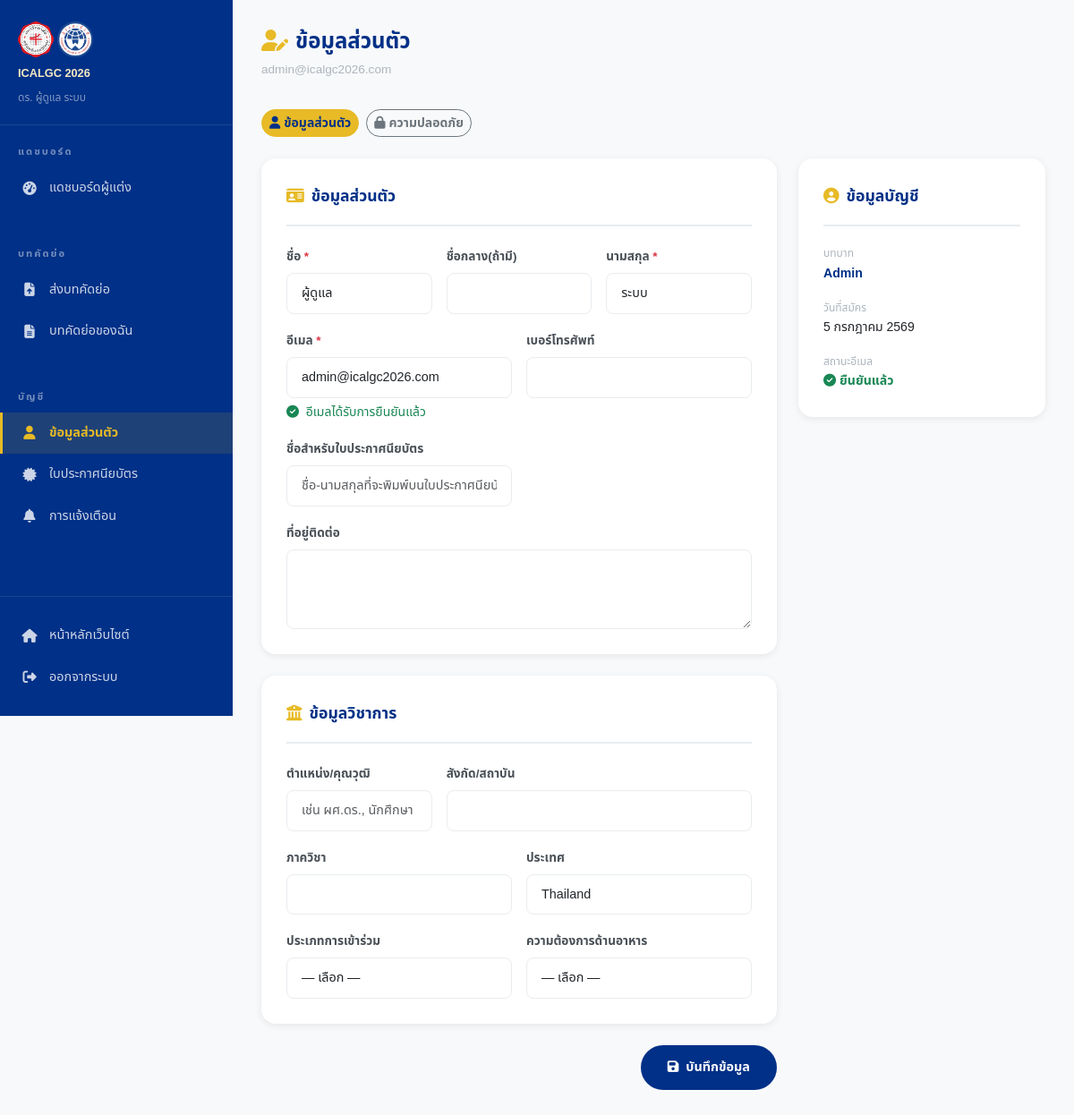
The page /author/profile.php (signed in) on the database its author committed.
### tables this page shows
CREATE TABLE IF NOT EXISTS users (
    id              INT UNSIGNED AUTO_INCREMENT PRIMARY KEY,
    role            VARCHAR(20) NOT NULL DEFAULT 'author' CHECK (role IN ('author','reviewer','admin')),
    title           VARCHAR(20),
    first_name      VARCHAR(100) NOT NULL,
    middle_name     VARCHAR(100),
    last_name       VARCHAR(100) NOT NULL,
    cert_name       VARCHAR(255),
    email           VARCHAR(255) UNIQUE NOT NULL,
    phone           VARCHAR(30),
    affiliation     VARCHAR(255),
    department      VARCHAR(100),
    position        VARCHAR(100),
    country         VARCHAR(100) DEFAULT 'Thailand',
    expertise       TEXT,
    participation_type VARCHAR(20) DEFAULT NULL CHECK (participation_type IN ('presenter','coauthor','participant','student')),
    dietary         VARCHAR(30) DEFAULT NULL,
    dietary_allergy TEXT DEFAULT NULL,
    mailing_address TEXT DEFAULT NULL,
    password_hash   VARCHAR(255) NOT NULL,
    email_verified  BOOLEAN NOT NULL DEFAULT FALSE,
    account_status  VARCHAR(20) NOT NULL DEFAULT 'active' CHECK (account_status IN ('active','suspended','pending')),
    preferred_lang  VARCHAR(5) NOT NULL DEFAULT 'th' CHECK (preferred_lang IN ('th','en')),
    created_at      TIMESTAMP NOT NULL DEFAULT CURRENT_TIMESTAMP,
    updated_at      TIMESTAMP NOT NULL DEFAULT CURRENT_TIMESTAMP ON UPDATE CURRENT_TIMESTAMP,
    INDEX idx_users_email (email),
    INDEX idx_users_role  (role)
);

### app/helpers/functions.php (called while the page is built, shortened)
<?php
function lang(): string
{
    return $_SESSION['lang'] ?? DEFAULT_LANG;
}
function strv(mixed $value): string
{
    return is_scalar($value) ? (string)$value : '';
}
function e(mixed $s): string
{
    return htmlspecialchars(strv($s), ENT_QUOTES | ENT_HTML5, 'UTF-8');
}
function humanDate(mixed $dateStr, string $lang = ''): string
{
    $ts = strtotime(strv($dateStr));
    if ($lang === 'th') {
        $monthsTh = ['','มกราคม','กุมภาพันธ์','มีนาคม','เมษายน','พฤษภาคม','มิถุนายน',
                       'กรกฎาคม','สิงหาคม','กันยายน','ตุลาคม','พฤศจิกายน','ธันวาคม'];
        $year     = (int)date('Y', $ts) + 543;
        return date('j', $ts) . ' ' . $monthsTh[(int)date('n', $ts)] . ' ' . $year;
    }
    return date('j F Y', $ts);
}
function get(string $key, mixed $default = ''): mixed
{
    return $_GET[$key] ?? $default;
}

### public/author/profile.php (the view, shortened to what this page needs)
<?php
$user   = Auth::user();
$_lang  = lang();
$appUrl = APP_URL;
$uid    = $user['id'];
$tabView  = get('tab', 'profile');
try {
    $db = Database::getInstance();
    $stmt = $db->prepare("SELECT * FROM users WHERE id = :uid");
    $stmt->execute([':uid' => $uid]);
    $dbUser = $stmt->fetch();
} catch (\Throwable $e) {
    error_log($e->getMessage());
    $dbUser = $user;
}
$pageTitle  = $_lang==='th' ? 'ข้อมูลส่วนตัว' : 'My Profile';
?>
<!DOCTYPE html>
<html lang="<?= $_lang ?>">
<head>
  <link href="https://cdn.jsdelivr.net/npm/bootstrap@5.3.3/dist/css/bootstrap.min.css" rel="stylesheet">
  <link href="https://cdnjs.cloudflare.com/ajax/libs/font-awesome/6.5.0/css/all.min.css" rel="stylesheet">
  <link rel="stylesheet" href="<?= $appUrl ?>/assets/css/style.css">
</head>
<body>
<div class="dashboard-wrap">
  <?php require_once __DIR__ . '/../../app/helpers/sidebar_author.php'; ?>
  <main class="dashboard-content">
    <div class="dash-header">
      <h1 class="dash-title">
        <i class="fas fa-user-edit me-2" style="color:var(--gold);"></i><?= e($pageTitle) ?>
      </h1>
      <p class="dash-breadcrumb"><?= e($dbUser['email']) ?></p>
    </div>
    <div class="d-flex gap-2 mb-4">
      <a href="?tab=profile" class="btn btn-sm rounded-pill fw-bold <?= $tabView==='profile'?'btn-warning':'btn-outline-secondary' ?>"
         style="<?= $tabView==='profile'?'background:var(--gold);color:var(--blue-dark);border-color:var(--gold);':'' ?>">
        <i class="fas fa-user me-1"></i><?= $_lang==='th' ? 'ข้อมูลส่วนตัว' : 'Profile' ?>
      </a>
      <a href="?tab=security" class="btn btn-sm rounded-pill fw-bold <?= $tabView==='security'?'btn-warning':'btn-outline-secondary' ?>"
         style="<?= $tabView==='security'?'background:var(--gold);color:var(--blue-dark);border-color:var(--gold);':'' ?>">
        <i class="fas fa-lock me-1"></i><?= $_lang==='th' ? 'ความปลอดภัย' : 'Security' ?>
      </a>
    </div>
    <?php if ($tabView === 'profile'): ?>
    <form method="POST">
      <div class="row g-4">
        <div class="col-lg-8">
          <div class="content-card mb-4">
            <div class="content-card-title">
              <i class="fas fa-id-card me-2" style="color:var(--gold);"></i><?= $_lang==='th' ? 'ข้อมูลส่วนตัว' : 'Personal Information' ?>
            </div>
            <div class="row g-3">
              <div class="col-md-4">
                <label class="form-label fw-bold" style="font-size:.85rem;"><?= $_lang==='th' ? 'ชื่อ' : 'First Name' ?> <span class="text-danger">*</span></label>
                <input type="text" name="first_name" class="form-control" value="<?= e($dbUser['first_name'] ?? '') ?>" required>
              </div>
              <div class="col-md-4">
                <label class="form-label fw-bold" style="font-size:.85rem;"><?= $_lang==='th' ? 'ชื่อกลาง(ถ้ามี)' : 'Middle Name (optional)' ?></label>
                <input type="text" name="middle_name" class="form-control" value="<?= e($dbUser['middle_name'] ?? '') ?>">
              </div>
              <div class="col-md-4">
                <label class="form-label fw-bold" style="font-size:.85rem;"><?= $_lang==='th' ? 'นามสกุล' : 'Last Name' ?> <span class="text-danger">*</span></label>
                <input type="text" name="last_name" class="form-control" value="<?= e($dbUser['last_name'] ?? '') ?>" required>
              </div>
              <div class="col-md-6">
                <label class="form-label fw-bold" style="font-size:.85rem;"><?= $_lang==='th' ? 'อีเมล' : 'Email' ?> <span class="text-danger">*</span></label>
                <input type="email" name="email" class="form-control" value="<?= e($dbUser['email'] ?? '') ?>" required>
                <?php if (!$dbUser['email_verified']): ?>
                  <div class="form-text text-warning">
                    <i class="fas fa-exclamation-triangle me-1"></i>
                    <?= $_lang==='th' ? 'อีเมลยังไม่ได้รับการยืนยัน' : 'Email not verified' ?>
                  </div>
                <?php else: ?>
                  <div class="form-text text-success">
                    <i class="fas fa-check-circle me-1"></i>
                    <?= $_lang==='th' ? 'อีเมลได้รับการยืนยันแล้ว' : 'Email verified' ?>
                  </div>
                <?php endif; ?>
              </div>
              <div class="col-md-6">
                <label class="form-label fw-bold" style="font-size:.85rem;"><?= $_lang==='th' ? 'เบอร์โทรศัพท์' : 'Phone' ?></label>
                <input type="tel" name="phone" class="form-control" value="<?= e($dbUser['phone'] ?? '') ?>">
              </div>
              <div class="col-md-6">
                <label class="form-label fw-bold" style="font-size:.85rem;"><?= $_lang==='th' ? 'ชื่อสำหรับใบประกาศนียบัตร' : 'Name for Certificate' ?></label>
                <input type="text" name="cert_name" class="form-control" value="<?= e($dbUser['cert_name'] ?? '') ?>"
                       placeholder="<?= $_lang==='th' ? 'ชื่อ-นามสกุลที่จะพิมพ์บนใบประกาศนียบัตร' : 'Full name as printed on the certificate' ?>">
              </div>
              <div class="col-12">
                <label class="form-label fw-bold" style="font-size:.85rem;"><?= $_lang==='th' ? 'ที่อยู่ติดต่อ' : 'Mailing Address' ?></label>
                <textarea name="mailing_address" class="form-control" rows="3"><?= e($dbUser['mailing_address'] ?? '') ?></textarea>
              </div>
            </div>
          </div>
          <div class="content-card mb-4">
            <div class="content-card-title">
              <i class="fas fa-university me-2" style="color:var(--gold);"></i><?= $_lang==='th' ? 'ข้อมูลวิชาการ' : 'Academic Information' ?>
            </div>
            <div class="row g-3">
              <div class="col-md-4">
                <label class="form-label fw-bold" style="font-size:.85rem;"><?= $_lang==='th' ? 'ตำแหน่ง/คุณวุฒิ' : 'Position/Title' ?></label>
                <input type="text" name="position" class="form-control" value="<?= e($dbUser['position'] ?? '') ?>"
                       placeholder="<?= $_lang==='th' ? 'เช่น ผศ.ดร., นักศึกษา' : 'e.g. Asst. Prof., PhD Student' ?>">
              </div>
              <div class="col-md-8">
                <label class="form-label fw-bold" style="font-size:.85rem;"><?= $_lang==='th' ? 'สังกัด/สถาบัน' : 'Affiliation/Institution' ?></label>
                <input type="text" name="affiliation" class="form-control" value="<?= e($dbUser['affiliation'] ?? '') ?>">
              </div>
              <div class="col-md-6">
                <label class="form-label fw-bold" style="font-size:.85rem;"><?= $_lang==='th' ? 'ภาควิชา' : 'Department' ?></label>
                <input type="text" name="department" class="form-control" value="<?= e($dbUser['department'] ?? '') ?>">
              </div>
              <div class="col-md-6">
                <label class="form-label fw-bold" style="font-size:.85rem;"><?= $_lang==='th' ? 'ประเทศ' : 'Country' ?></label>
                <input type="text" name="country" class="form-control" value="<?= e($dbUser['country'] ?? '') ?>">
              </div>
              <div class="col-md-6">
                <label class="form-label fw-bold" style="font-size:.85rem;"><?= $_lang==='th' ? 'ประเภทการเข้าร่วม' : 'Participation Type' ?></label>
                <select name="participation_type" class="form-select">
                  <option value=""><?= $_lang==='th' ? '— เลือก —' : '— Select —' ?></option>
                </select>
              </div>
              <div class="col-md-6">
                <label class="form-label fw-bold" style="font-size:.85rem;"><?= $_lang==='th' ? 'ความต้องการด้านอาหาร' : 'Dietary Requirements' ?></label>
                <select name="dietary" id="dietarySelect" class="form-select" onchange="document.getElementById('dietAllergyWrap').style.display = this.value==='allergy' ? 'block' : 'none';">
                  <option value=""><?= $_lang==='th' ? '— เลือก —' : '— Select —' ?></option>
                </select>
              </div>
            </div>
          </div>
          <div class="d-flex justify-content-end">
            <button type="submit" class="btn-primary-custom">
              <i class="fas fa-save me-2"></i><?= $_lang==='th' ? 'บันทึกข้อมูล' : 'Save Profile' ?>
            </button>
          </div>
        </div>
        <div class="col-lg-4">
          <div class="content-card">
            <div class="content-card-title">
              <i class="fas fa-user-circle me-2" style="color:var(--gold);"></i><?= $_lang==='th' ? 'ข้อมูลบัญชี' : 'Account Info' ?>
            </div>
            <div class="d-flex flex-column gap-3" style="font-size:.88rem;">
              <div>
                <div style="font-size:.75rem;color:var(--gray-500);text-transform:uppercase;"><?= $_lang==='th' ? 'บทบาท' : 'Role' ?></div>
                <div style="font-weight:700;color:var(--blue-dark);"><?= ucfirst($dbUser['role']) ?></div>
              </div>
              <div>
                <div style="font-size:.75rem;color:var(--gray-500);text-transform:uppercase;"><?= $_lang==='th' ? 'วันที่สมัคร' : 'Registered' ?></div>
                <div><?= humanDate($dbUser['created_at'], $_lang) ?></div>
              </div>
              <div>
                <div style="font-size:.75rem;color:var(--gray-500);text-transform:uppercase;"><?= $_lang==='th' ? 'สถานะอีเมล' : 'Email Status' ?></div>
                <?php if ($dbUser['email_verified']): ?>
                  <span style="color:#198754;font-weight:600;"><i class="fas fa-check-circle me-1"></i><?= $_lang==='th' ? 'ยืนยันแล้ว' : 'Verified' ?></span>
                <?php else: ?>
                  <span style="color:#dc3545;font-weight:600;"><i class="fas fa-times-circle me-1"></i><?= $_lang==='th' ? 'ยังไม่ยืนยัน' : 'Unverified' ?></span>
                <?php endif; ?>
              </div>
            </div>
          </div>
        </div>
      </div>
    </form>
    <?php endif; ?>
  </main>
</div>
</body>
</html>

### public/assets/css/style.css (style rules this page uses)
:root { --blue-dark: #003087; --blue-mid: #0057b7; --blue-light: #e8f0ff; --gold: #e7ba26; --gold-light: #f5e9c0; --gold-dark: #a07c10; --white: #ffffff; --gray-100: #f8f9fa; --gray-200: #e9ecef; --gray-500: #adb5bd; --gray-700: #495057; --gray-900: #212529; --success: #198754; --danger: #dc3545; --warning: #ffc107; --shadow-sm: 0 2px 8px rgba(0,0,0,.08); --shadow-md: 0 4px 20px rgba(0,0,0,.12); --shadow-lg: 0 8px 40px rgba(0,0,0,.16); --radius: 8px; --radius-lg: 16px; --transition: all 0.25s ease; --font-th: 'Noto Sans Thai', 'Sarabun', sans-serif; --font-en: 'Inter', 'Segoe UI', Arial, sans-serif; }
*, *::before, *::after { box-sizing: border-box; margin: 0; padding: 0; }
html { scroll-behavior: smooth; font-size: 16px; height: 100%; }
body { font-family: var(--font-th); color: var(--gray-900); background: var(--white); line-height: 1.7; -webkit-font-smoothing: antialiased; min-height: 100%; }
h1, h2, h3, h4, h5, h6 { font-weight: 700; line-height: 1.3; }
a { color: var(--blue-mid); text-decoration: none; transition: var(--transition); }
.btn-primary-custom { background: var(--blue-dark); color: var(--white); border: 2px solid var(--blue-dark); padding: 11px 28px; border-radius: 30px; font-weight: 700; font-size: .9rem; transition: var(--transition); display: inline-block; }
.form-control, .form-select { border: 1.5px solid var(--gray-200); border-radius: var(--radius); padding: 11px 16px; font-size: .9rem; transition: var(--transition); background: var(--white); color: var(--gray-900); }
.form-label { font-weight: 600; font-size: .88rem; color: var(--gray-700); margin-bottom: 6px; }
.dashboard-wrap { display: flex; min-height: 100vh; background: var(--gray-100); }
.dashboard-content { flex: 1; padding: 32px; overflow-x: hidden; }
.dash-header { margin-bottom: 32px; }
.dash-title { font-size: 1.5rem; font-weight: 800; color: var(--blue-dark); margin-bottom: 4px; }
.dash-breadcrumb { font-size: .85rem; color: var(--gray-500); }
.content-card { background: var(--white); border-radius: var(--radius-lg); box-shadow: var(--shadow-sm); padding: 28px; margin-bottom: 24px; }
.content-card-title { font-size: 1.1rem; font-weight: 700; color: var(--blue-dark); padding-bottom: 16px; margin-bottom: 20px; border-bottom: 2px solid var(--gray-200); }

### rows shown on the page
users: email "admin@icalgc2026.com", first_name "ผู้ดูแล", last_name "ระบบ", country "Thailand", role "Admin", created_at "5 กรกฎาคม 2569"

### other values the page prints
$user['name'] "ดร. ผู้ดูแล ระบบ"
t('author.dashboard') "แดชบอร์ดผู้แต่ง"
t('author.submit_paper') "ส่งบทคัดย่อ"
t('author.my_papers') "บทคัดย่อของฉัน"
t('author.certificates') "ใบประกาศนียบัตร"
t('notif.title') "การแจ้งเตือน"
t('nav.logout') "ออกจากระบบ"
$pageTitle "ข้อมูลส่วนตัว"
